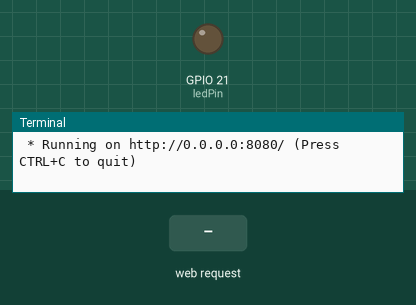
Recording of a program running on a simulated Raspberry Pi (BCM pin numbers). Parts: output pins drawn as LEDs (lit = HIGH), the last lines printed to the terminal. The inputs (shaded band) are chosen by the test bench. The clock reads 2024-03-15 10:24:30 at power-on unless the program sets it.

Above: at 1.2 s.
1.3 s: HTTP request for /led/on received
At 2.3 s:
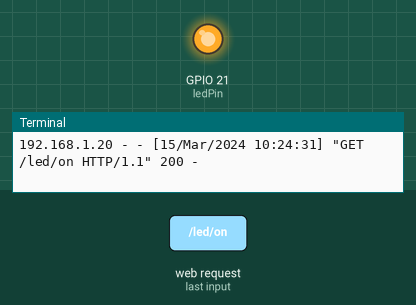
4.3 s: HTTP request for /led/off received
At 4.6 s:
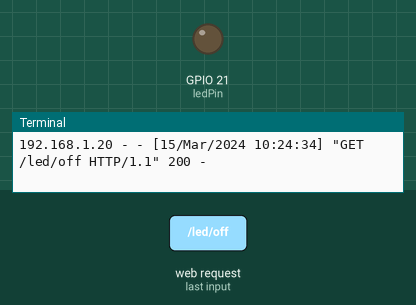
Timing chart, 0 to 7.3 s (numbered marks = the images above; inputs shaded):
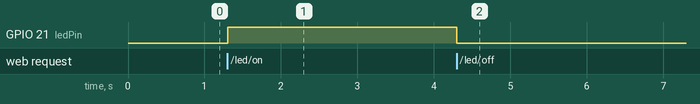

The program:

appLedTestGet.py
```python
from flask import Flask
import RPi.GPIO as GPIO

app = Flask(__name__)

ledPin = 21
GPIO.setmode(GPIO.BCM)
GPIO.setup(ledPin, GPIO.OUT)

@app.route('/')
def flask():
	return "Hello Flask"

@app.route('/led/on')
def ledOn():
	GPIO.output(ledPin, True)
	return "<h1> Led On </h1>"

@app.route('/led/off')
def ledOff():
	GPIO.output(ledPin, False)
	return "<h1> Led Off </h1>"

@app.route('/led/clean')
def clean():
	GPIO.cleanup()	#GPIO 라이브러리/모듈이 점유한 리소스를 해제하는 기능
	return "<h1> GPIO Clean </h1>"

if __name__ == "__main__":
	app.run(host = "0.0.0.0", port = "8080")
```

Measured:
- after the input at 1.3 s, GPIO 21 (ledPin): LOW → HIGH at once
- after the input at 4.3 s, GPIO 21 (ledPin): HIGH → LOW at once
